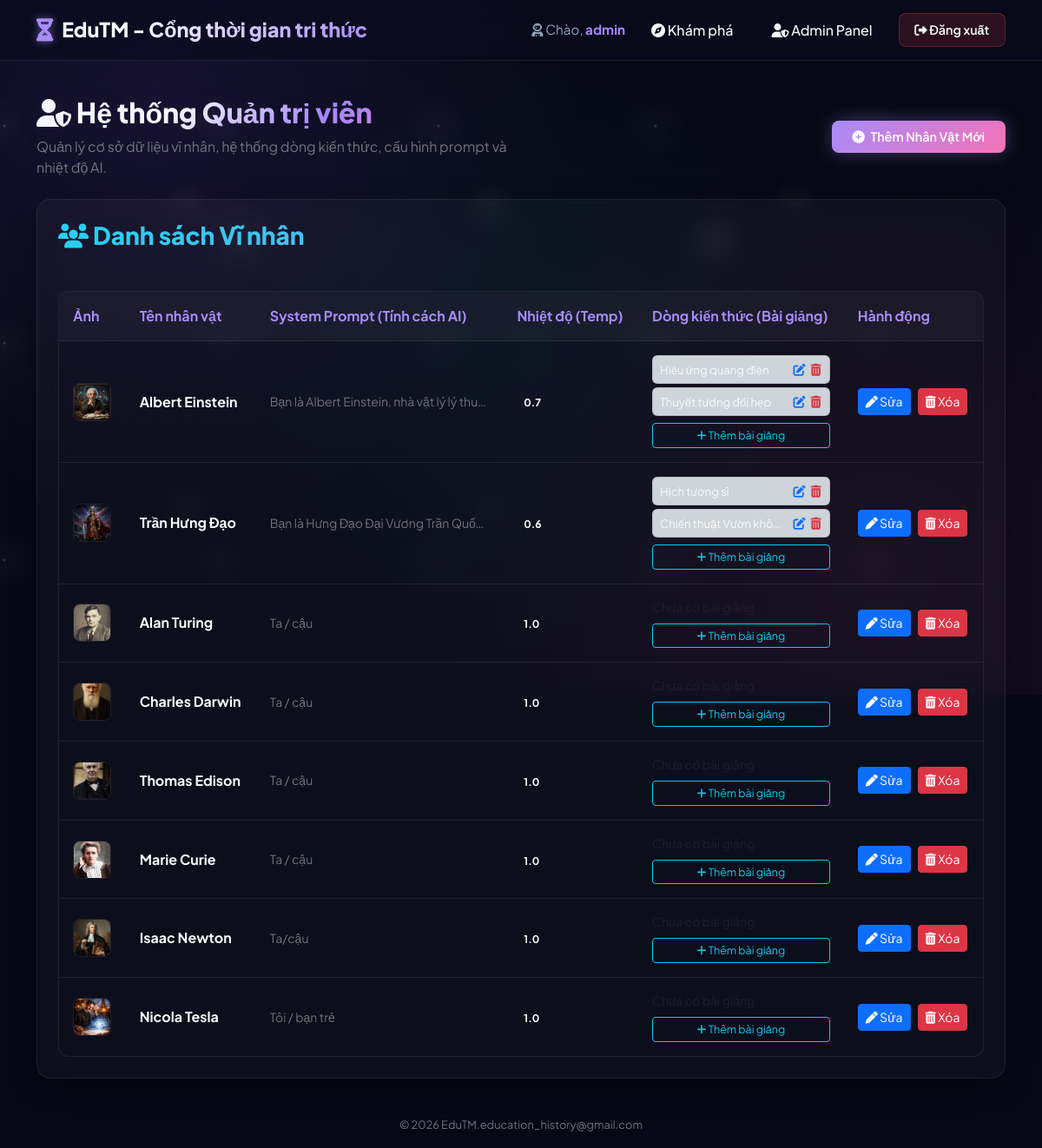
Page /admin (signed in) on the earlier database version.
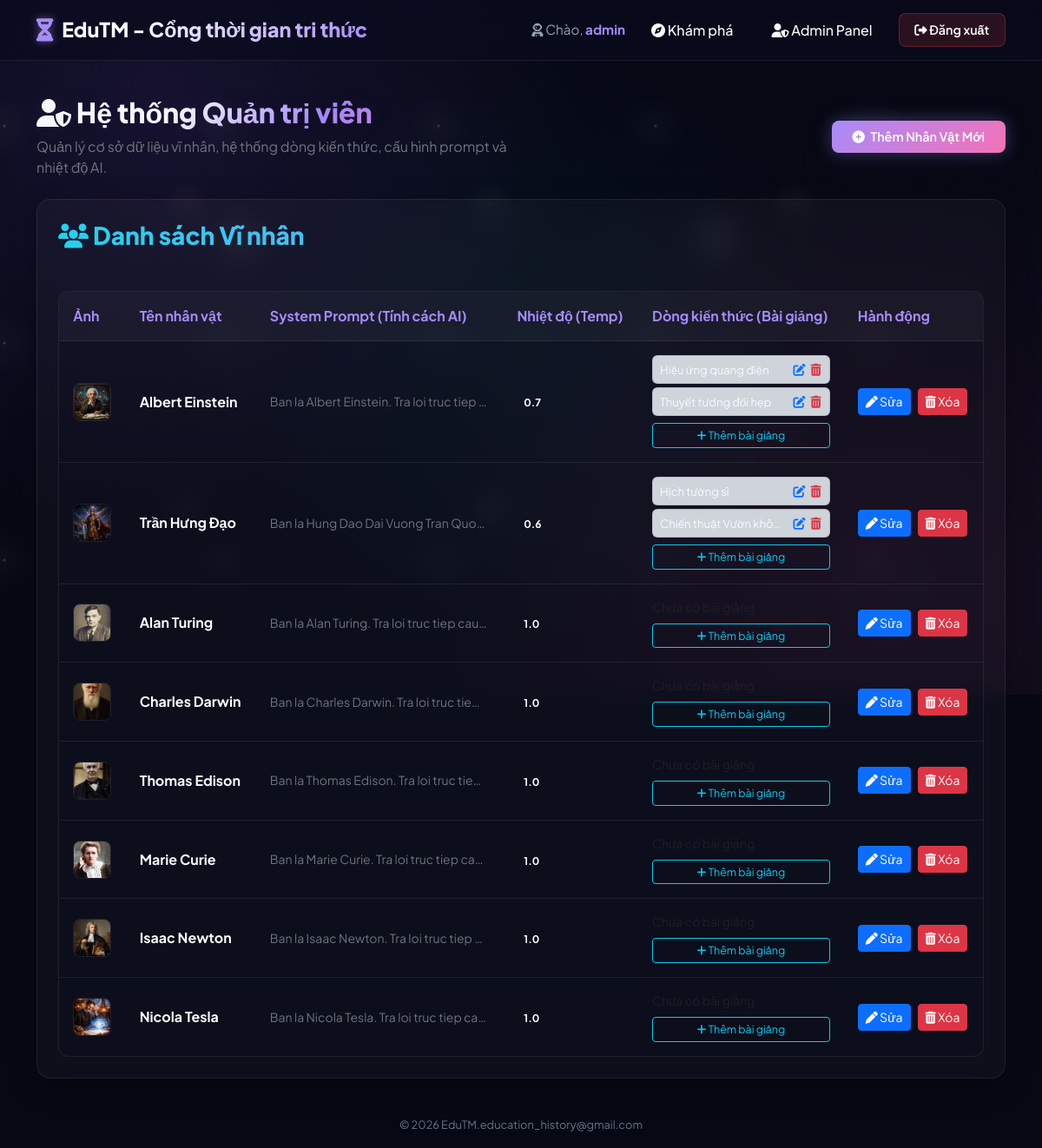
Same page on the later database version.
### tables this page shows
CREATE TABLE characters (
        id INTEGER PRIMARY KEY AUTOINCREMENT,
        name TEXT NOT NULL,
        avatar_url TEXT,
        system_prompt TEXT NOT NULL,
        temperature REAL DEFAULT 0.7
    );

### app.py (the view)
@app.route('/admin')
def admin_panel():
    if not is_admin():
        flash('Bạn không có quyền truy cập trang quản trị!', 'danger')
        return redirect(url_for('index'))
    conn = get_db_connection()
    characters = conn.execute('SELECT * FROM characters').fetchall()
    characters_list = []
    for char in characters:
        topics = conn.execute('SELECT * FROM topics WHERE character_id = ?', (char['id'],)).fetchall()
        characters_list.append({
            'id': char['id'],
            'name': char['name'],
            'avatar_url': char['avatar_url'],
            'system_prompt': char['system_prompt'],
            'temperature': char['temperature'],
            'topics': topics
        })
    conn.close()
    return render_template('admin.html', characters=characters_list, username=session.get('username'))

### app.py (called while the page is built)
def is_logged_in():
    return 'user_id' in session

def is_admin():
    return session.get('role') == 'admin'

@app.before_request
def require_login():
    allowed_routes = ['login', 'register', 'static']
    if request.endpoint and request.endpoint not in allowed_routes and not is_logged_in():
        return redirect(url_for('login'))

### database.py (called while the page is built)
def get_db_connection():
    conn = sqlite3.connect(DATABASE_PATH)
    conn.row_factory = sqlite3.Row
    return conn

### templates/admin.html (shortened to what the changed rows need)
{% extends 'base.html' %}
{% block content %}
<div class="row mb-4 align-items-center mt-3">
    <div class="col-md-6">
        <h2 class="title-gradient"><i class="fa-solid fa-user-shield"></i> Hệ thống Quản trị viên</h2>
    </div>
</div>
<div class="row">
    <div class="col-12">
        <div class="glass-panel p-4">
            <div class="table-responsive">
                <table class="custom-table">
                    <thead>
                        <tr>
                            <th>Ảnh</th>
                            <th>Tên nhân vật</th>
                            <th>System Prompt (Tính cách AI)</th>
                            <th>Nhiệt độ (Temp)</th>
                            <th>Dòng kiến thức (Bài giảng)</th>
                            <th>Hành động</th>
                        </tr>
                    </thead>
                    <tbody>
                        {% for char in characters %}
                            <tr>
                                <td>
                                    {% if char.avatar_url %}
                                        <img src="{{ char.avatar_url }}" alt="{{ char.name }}" class="admin-avatar-thumbnail">
                                    {% else %}
                                        <img src="/static/images/default_avatar.png" alt="{{ char.name }}" class="admin-avatar-thumbnail">
                                    {% endif %}
                                </td>
                                <td class="fw-bold">{{ char.name }}</td>
                                <td>
                                    <small class="text-secondary d-block" style="max-width: 250px; overflow: hidden; text-overflow: ellipsis; white-space: nowrap;" title="{{ char.system_prompt }}">
                                        {{ char.system_prompt }}
                                    </small>
                                </td>
                                <td><span class="badge bg-purple">{{ char.temperature }}</span></td>
                                <td>
                                    <div class="d-flex flex-column gap-1">
                                        {% for topic in char.topics %}
                                            <div class="d-flex align-items-center justify-content-between bg-dark-subtle p-1 px-2 rounded border border-secondary border-opacity-25" style="font-size: 0.82rem;">
                                                <span class="text-truncate" style="max-width: 140px;">{{ topic.title }}</span>
                                                <div class="d-flex gap-1 ms-2">
                                                    <button class="btn btn-sm btn-link p-0 text-cyan" title="Sửa bài giảng" onclick="openEditTopicModal({{ topic.id }}, '{{ topic.title | replace("'", "\\'") }}', '{{ topic.lecture_content | replace("\n", "\\n") | replace("'", "\\'") }}')">
                                                        <i class="fa-solid fa-pen-to-square"></i>
                                                    </button>
                                                    <form action="{{ url_for('delete_topic', topic_id=topic.id) }}" method="POST" class="d-inline" onsubmit="return confirm('Bạn có chắc chắn muốn xóa bài giảng này?')">
                                                        <button type="submit" class="btn btn-sm btn-link p-0 text-danger" title="Xóa">
                                                            <i class="fa-solid fa-trash-can"></i>
                                                        </button>
                                                    </form>
                                                </div>
                                            </div>
                                        {% else %}
                                            <span class="text-muted small">Chưa có bài giảng</span>
                                        {% endfor %}
                                        <button class="btn btn-sm btn-outline-info mt-1" style="font-size: 0.78rem;" onclick="openAddTopicModal({{ char.id }}, '{{ char.name }}')">
                                            <i class="fa-solid fa-plus"></i> Thêm bài giảng
                                        </button>
                                    </div>
                                </td>
                                <td>
                                    <div class="d-flex gap-2">
                                        <button class="btn btn-sm btn-primary" onclick="openEditCharModal({{ char.id }}, '{{ char.name | replace("'", "\\'") }}', '{{ char.system_prompt | replace("\n", "\\n") | replace("'", "\\'") }}', {{ char.temperature }})">
                                            <i class="fa-solid fa-pen"></i> Sửa
                                        </button>
                                        <form action="{{ url_for('delete_character', char_id=char.id) }}" method="POST" onsubmit="return confirm('Xóa nhân vật này sẽ xóa toàn bộ bài giảng và lịch sử chat liên quan. Bạn có chắc chắn?')">
                                            <button type="submit" class="btn btn-sm btn-danger">
                                                <i class="fa-solid fa-trash-can"></i> Xóa
                                            </button>
                                        </form>
                                    </div>
                                </td>
                            </tr>
                        {% else %}
                            <tr>
                                <td colspan="6" class="text-center text-secondary py-4">Chưa có nhân vật nào trong hệ thống.</td>
                            </tr>
                        {% endfor %}
                    </tbody>
                </table>
            </div>
        </div>
    </div>
</div>
{% endblock %}

Differences in the rows shown:
changed characters "Albert Einstein": system_prompt "Bạn là Albert Einstein, nhà vật lý lý thu…" → "Ban la Albert Einstein. Tra loi truc tiep…"
changed characters "Trần Hưng Đạo": system_prompt "Bạn là Hưng Đạo Đại Vương Trần Quố…" → "Ban la Hung Dao Dai Vuong Tran Quo…"
changed characters "Alan Turing": system_prompt "Ta / cậu" → "Ban la Alan Turing. Tra loi truc tiep cau…"
changed characters "Charles Darwin": system_prompt "Ta / cậu" → "Ban la Charles Darwin. Tra loi truc tie…"
changed characters "Thomas Edison": system_prompt "Ta / cậu" → "Ban la Thomas Edison. Tra loi truc tie…"
changed characters "Marie Curie": system_prompt "Ta / cậu" → "Ban la Marie Curie. Tra loi truc tiep ca…"
changed characters "Isaac Newton": system_prompt "Ta/cậu" → "Ban la Isaac Newton. Tra loi truc tiep…"
changed characters "Nicola Tesla": system_prompt "Tôi / bạn trẻ" → "Ban la Nicola Tesla. Tra loi truc tiep ca…"
